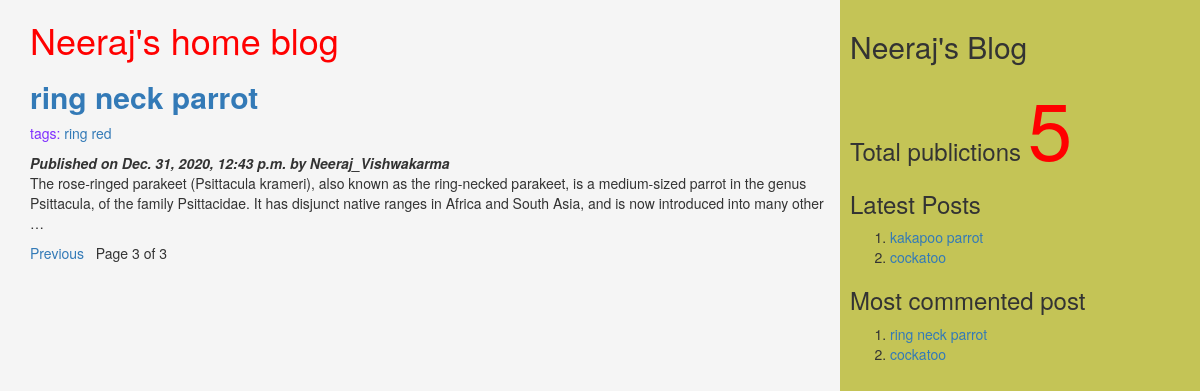
/?page=3, run on the app's committed database.
### myApp/models.py (models this page shows, shortened)
class Post(models.Model):
          tags=TaggableManager()
          STATUS_CHOICES=(('draft','Draft'),('published','Published'))
          title=models.CharField(max_length=256)
          slug=models.SlugField(max_length=264,unique_for_date='publish')
          author=models.ForeignKey(User,related_name='blog_posts',on_delete= models.CASCADE)
          body=models.TextField()
          publish=models.DateTimeField(default=timezone.now)
          created=models.DateTimeField(auto_now_add=True)
          updated=models.DateTimeField(auto_now=True)
          status= models.CharField(max_length=10,choices=STATUS_CHOICES,default='draft')
          objects=CustomManager()
          class Meta:
                ordering=('-publish',)
          def get_absolute_url(self):
                return reverse('post_detail',args=[self.publish.year,self.publish.strftime('%m'),self.publish.strftime('%d'),self.slug])

### myApp/views.py (the view)
# urls.py: url(r'^$',views.post_list_view,name='home'),
def post_list_view(request,tag_slug=None):
    post_list=Post.objects.all()
    tag=None
    if tag_slug:
        tag=get_object_or_404(Tag,slug=tag_slug)#provided slug
        post_list=post_list.filter(tags__in=[tag])
    paginator=Paginator(post_list,2) #step1
    page_number=request.GET.get('page') #step2
    try:
       post_list=paginator.page(page_number) #step2
    except PageNotAnInteger:
       post_list=paginator.page(1) #step 3
    except EmptyPage:
      post_list=paginator.page(paginator.num_pages) #step 4
    d={'post_list':post_list,'tag':tag}
    return render(request,'myApp/post_list.html',d)

### myApp/models.py (called while the page is built)
    def get_queryset(self):
        return super().get_queryset().filter(status='published')

### myApp/templatetags/mytags.py (called while the page is built)
@register.simple_tag
def total_posts():
    return Post.objects.count()

@register.inclusion_tag('myApp/latest_post.html')
def show_latest_posts(count=3):
    latest_posts=Post.objects.order_by('-publish')[:count]
    return {'latest_posts':latest_posts}

@register.simple_tag
def get_most_commented_posts(count=2):
    return Post.objects.annotate(total_comments=Count('comments')).order_by('-total_comments')[:count]

### templates/myApp/post_list.html (shortened to what this page needs)
<html>
    {%extends 'myapp/parent.html'%}
        {%block content_block%}
        <h1 style="color:red">Neeraj's home blog</h1>
        {%for post in post_list%}
       <a href="{{post.get_absolute_url}}"> <h2><b>{{post.title}}</b></h2></a>
          <p style="color:rgb(127, 47, 255)">tags:
              {%for tag in post.tags.all%}
              <a href="{%url "post_list_by_tag_name" tag.slug%}">{{tag.name}}</a>
              {%endfor%}
          </p>
       <i><b> Published on {{post.publish}} by {{post.author|title}}</b></i>
        {{post.body|truncatewords:40|linebreaks}}
        {%endfor%}
        {%include 'myApp/pagination.html' with page=post_list%}
        {%endblock%}

### templates/myApp/parent.html (shortened to what this page needs)
<html>
{%load mytags%}
    <head>
        <link rel="stylesheet" href="https://maxcdn.bootstrapcdn.com/bootstrap/3.3.7/css/bootstrap.min.css">
    </head>
    <body>
        <div class="content" style="width:70%;float:left;background-color:whitesmoke;height:300%;padding:0 0 0 30px">
              {%block content_block%}
              {%endblock%}
        </div>
        <div class="sidebar" style="width:30%;float:right;background-color:#c4c456;height:300%;padding:10px">
            <h2>Neeraj's Blog</h2>
            <h3>Total publictions
              <span style="color:red;font-size:80px">
              {%total_posts%}</span>
              <h3>Latest Posts</h3>
              {% show_latest_posts 2 %}
              <h3>Most commented post</h3>
              {%get_most_commented_posts as m%}
              <ol>
                {%for post in m%}
                <li><a href="{{post.get_absolute_url}}">{{post.title}}</a></li>
                {%endfor%}
              </ol>
            </h3>
        </div>
    </body>
</html>

### templates/myApp/latest_post.html
<!DOCTYPE html>
<html lang="en" dir="ltr">
  <body>
    <ol>
    {%for post in latest_posts%}
    <li><a href="{{post.get_absolute_url}}">{{post.title}}</a></li>
    {%endfor%}
    </ol>
  </body>
</html>

### data on the page
Post: title "ring neck parrot", publish "Dec. 31, 2020, 12:43 p.m.", author "Neeraj_Vishwakarma", body "The rose-ringed parakeet (Psittacula krameri), also known as the ring-necked parakeet, is a medium-sized parrot in the genus Psittacula, of the family Psittacidae. It has disjunct native ranges in Africa and South Asia, and is now introduced into many other …"
Tag: name "ring"
Tag: name "red"
Post: title "kakapoo parrot"
Post: title "cockatoo"

### other printed values
{{ page.number }} "3"
{{ page.paginator.num_pages }} "3"
